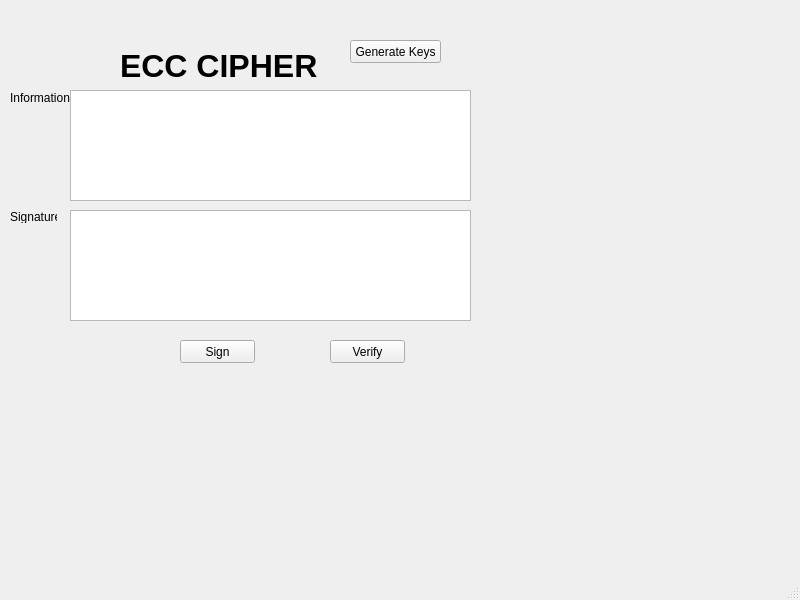
<?xml version="1.0" encoding="UTF-8"?>
<ui version="4.0">
 <class>MainWindow</class>
 <widget class="QMainWindow" name="MainWindow">
  <property name="geometry">
   <rect>
    <x>0</x>
    <y>0</y>
    <width>800</width>
    <height>600</height>
   </rect>
  </property>
  <property name="windowTitle">
   <string>MainWindow</string>
  </property>
  <widget class="QWidget" name="centralwidget">
   <widget class="QLabel" name="label">
    <property name="geometry">
     <rect>
      <x>120</x>
      <y>50</y>
      <width>201</width>
      <height>31</height>
     </rect>
    </property>
    <property name="font">
     <font>
      <pointsize>24</pointsize>
      <weight>75</weight>
      <bold>true</bold>
     </font>
    </property>
    <property name="text">
     <string>ECC CIPHER</string>
    </property>
   </widget>
   <widget class="QLabel" name="label_2">
    <property name="geometry">
     <rect>
      <x>10</x>
      <y>90</y>
      <width>71</width>
      <height>16</height>
     </rect>
    </property>
    <property name="text">
     <string>Information:</string>
    </property>
   </widget>
   <widget class="QLabel" name="label_3">
    <property name="geometry">
     <rect>
      <x>10</x>
      <y>210</y>
      <width>47</width>
      <height>13</height>
     </rect>
    </property>
    <property name="text">
     <string>Signature:</string>
    </property>
   </widget>
   <widget class="QPlainTextEdit" name="txtInfo">
    <property name="geometry">
     <rect>
      <x>70</x>
      <y>90</y>
      <width>401</width>
      <height>111</height>
     </rect>
    </property>
   </widget>
   <widget class="QPlainTextEdit" name="txtSig">
    <property name="geometry">
     <rect>
      <x>70</x>
      <y>210</y>
      <width>401</width>
      <height>111</height>
     </rect>
    </property>
   </widget>
   <widget class="QPushButton" name="btnGen">
    <property name="geometry">
     <rect>
      <x>350</x>
      <y>40</y>
      <width>91</width>
      <height>23</height>
     </rect>
    </property>
    <property name="text">
     <string>Generate Keys</string>
    </property>
   </widget>
   <widget class="QPushButton" name="btnSign">
    <property name="geometry">
     <rect>
      <x>180</x>
      <y>340</y>
      <width>75</width>
      <height>23</height>
     </rect>
    </property>
    <property name="text">
     <string>Sign</string>
    </property>
   </widget>
   <widget class="QPushButton" name="btnVerify">
    <property name="geometry">
     <rect>
      <x>330</x>
      <y>340</y>
      <width>75</width>
      <height>23</height>
     </rect>
    </property>
    <property name="text">
     <string>Verify</string>
    </property>
   </widget>
  </widget>
  <widget class="QMenuBar" name="menubar">
   <property name="geometry">
    <rect>
     <x>0</x>
     <y>0</y>
     <width>800</width>
     <height>21</height>
    </rect>
   </property>
  </widget>
  <widget class="QStatusBar" name="statusbar"/>
 </widget>
 <resources/>
 <connections/>
</ui>
